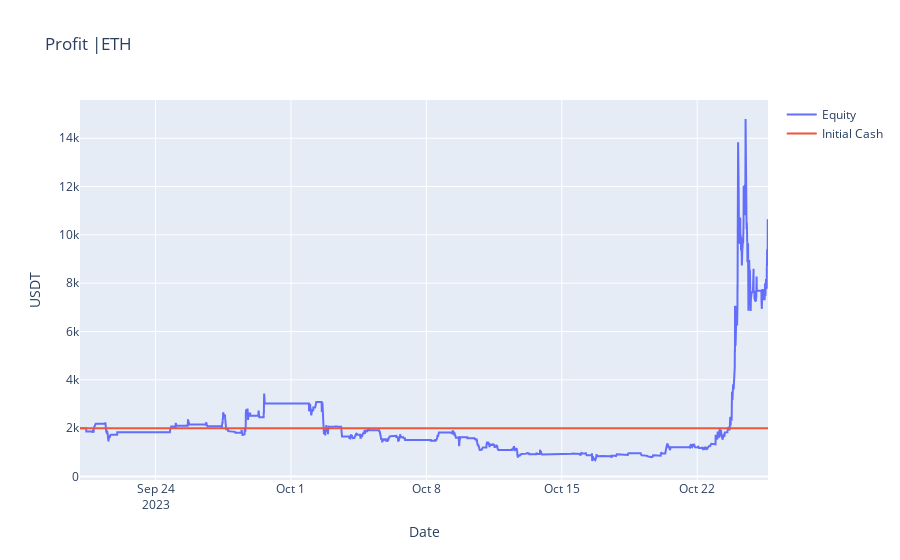

Write notebook code for a chart like this one.
### Code cell
import plotly.graph_objects as go

fig = go.Figure(data=[go.Scatter(x=stats['_equity_curve'].index, y=stats['_equity_curve']['Equity'],name='Equity')])
#add a initial cash line
fig.add_trace(go.Scatter(x=stats['_equity_curve'].index, y=[init_cash]*len(stats['_equity_curve'].index), name='Initial Cash'))
fig.update_layout(title='Profit |'+symbol, yaxis_title='USDT', xaxis_title='Date')
fig.show()

### Figure 1 — Plotly figure (JSON) as saved in the notebook; plotly's stock layout.template omitted (floating-point values rounded to 4 significant figures; data arrays with more than 128 entries replaced by an {"elided": "..."} marker saying what was removed)
{"data": [{"name": "Equity", "type": "scatter", "x": {"elided": "10244 str values"}, "y": {"elided": "10244 float values"}}, {"name": "Initial Cash", "type": "scatter", "x": {"elided": "10244 str values"}, "y": {"elided": "10244 int values"}}], "layout": {"title": {"text": "Profit |ETH"}, "xaxis": {"title": {"text": "Date"}}, "yaxis": {"title": {"text": "USDT"}}}}
